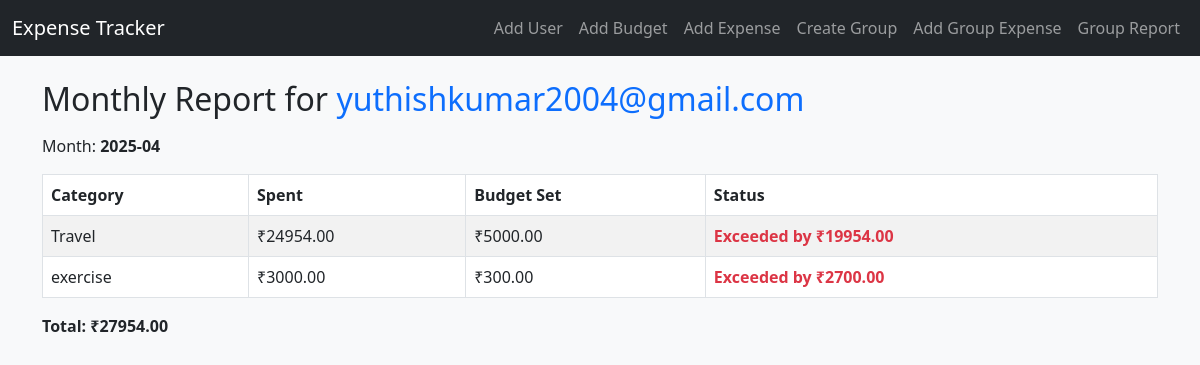
Page /report/yuthishkumar2004@gmail.com on the committed database.
### app.py (models this page shows)
class Expense(db.Model):
    id = db.Column(db.Integer, primary_key=True)
    email = db.Column(db.String(120), db.ForeignKey('user.email'))
    category = db.Column(db.String(50))
    amount = db.Column(db.Float)
    date = db.Column(db.DateTime, default=datetime.utcnow)

class Budget(db.Model):
    id = db.Column(db.Integer, primary_key=True)
    email = db.Column(db.String(120), db.ForeignKey('user.email'))
    category = db.Column(db.String(50))
    month = db.Column(db.String(7))  # Format: YYYY-MM
    limit = db.Column(db.Float)

### app.py (the view)
@app.route('/report/<email>')
def report(email):
    now = datetime.now()
    month = f"{now.year}-{now.month:02d}"
    expenses = Expense.query.filter_by(email=email).all()
    summary = {}
    total = 0
    for expense in expenses:
        cat = expense.category
        summary[cat] = summary.get(cat, 0) + expense.amount
        total += expense.amount
    budget_entries = Budget.query.filter_by(email=email, month=month).all()
    budgets = {entry.category: entry.limit for entry in budget_entries}
    return render_template('report.html', email=email, month=month, summary=summary, total=total, budgets=budgets)

### templates/report.html
{% extends "base.html" %}
{% block content %}
<h2 class="mb-3">Monthly Report for <span class="text-primary">{{ email }}</span></h2>
<p>Month: <strong>{{ month }}</strong></p>
<table class="table table-bordered table-striped">
    <thead>
        <tr>
            <th>Category</th>
            <th>Spent</th>
            <th>Budget Set</th>
            <th>Status</th>
        </tr>
    </thead>
    <tbody>
        {% for category, spent in summary.items() %}
        <tr>
            <td>{{ category }}</td>
            <td>₹{{ "%.2f"|format(spent) }}</td>
            <td>
                {% if budgets[category] %}
                    ₹{{ "%.2f"|format(budgets[category]) }}
                {% else %}
                    <span class="text-muted">Not Set</span>
                {% endif %}
            </td>
            <td>
                {% if budgets[category] %}
                    {% if spent > budgets[category] %}
                        <span class="text-danger fw-bold">Exceeded by ₹{{ "%.2f"|format(spent - budgets[category]) }}</span>
                    {% elif spent > 0.9 * budgets[category] %}
                        <span class="text-warning fw-bold">Over 90% used</span>
                    {% else %}
                        <span class="text-success">Within Budget</span>
                    {% endif %}
                {% else %}
                    <span class="text-muted">N/A</span>
                {% endif %}
            </td>
        </tr>
        {% endfor %}
    </tbody>
</table>
<p class="fw-bold">Total: ₹{{ "%.2f"|format(total) }}</p>
{% endblock %}

### rows in the picture
Expense: category "Travel", spent "24954.00", category.limit "5000.00", spent-budgets[category] "19954.00"
Expense: category "exercise", amount "3000.00", category.limit "300.00", spent-budgets[category] "2700.00"

### other values in the picture
{{ email }} "yuthishkumar2004@gmail.com"
{{ "%.2f"|format(total) }} "27954.00"
